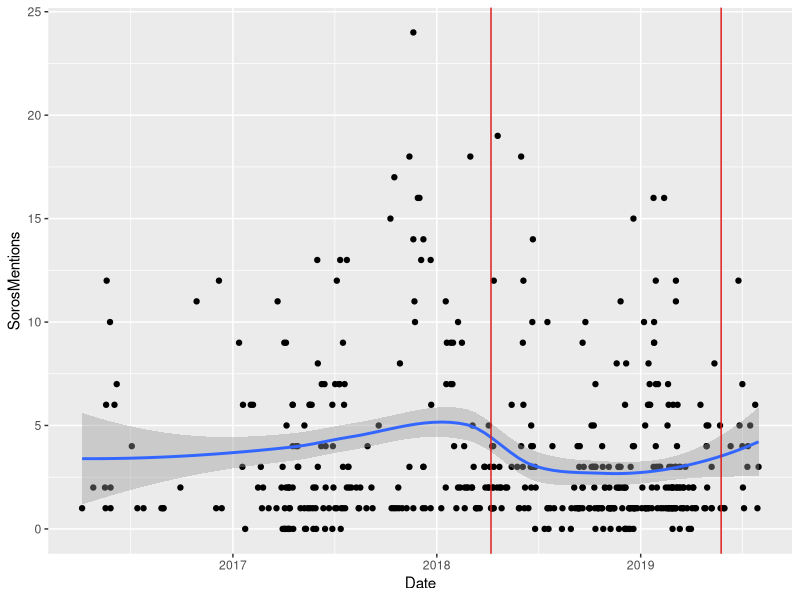
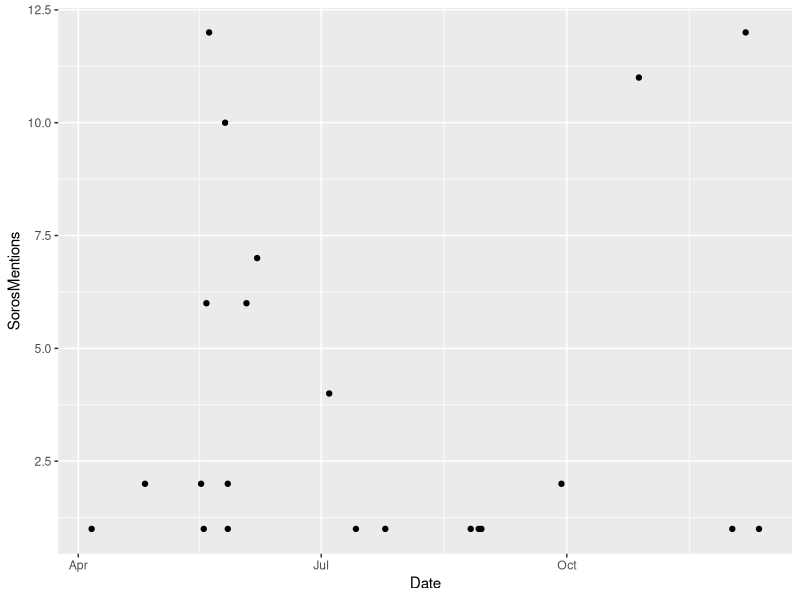
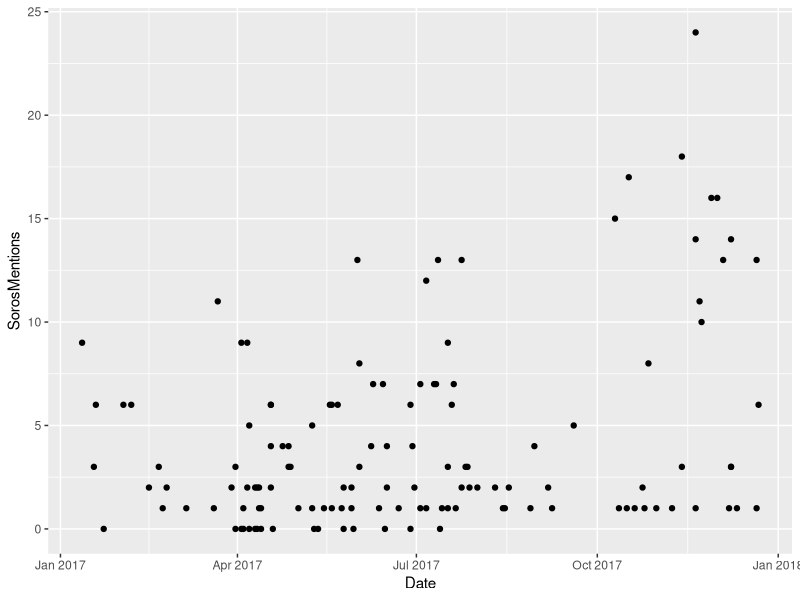
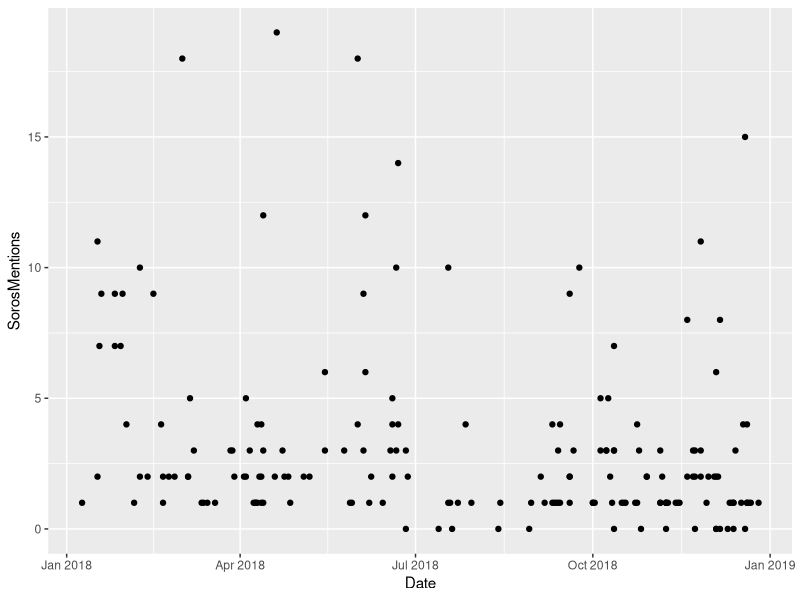
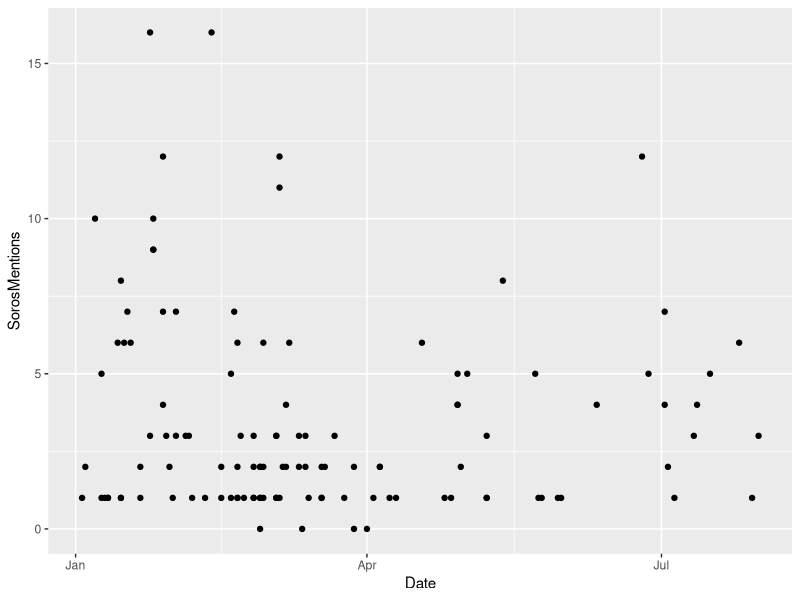
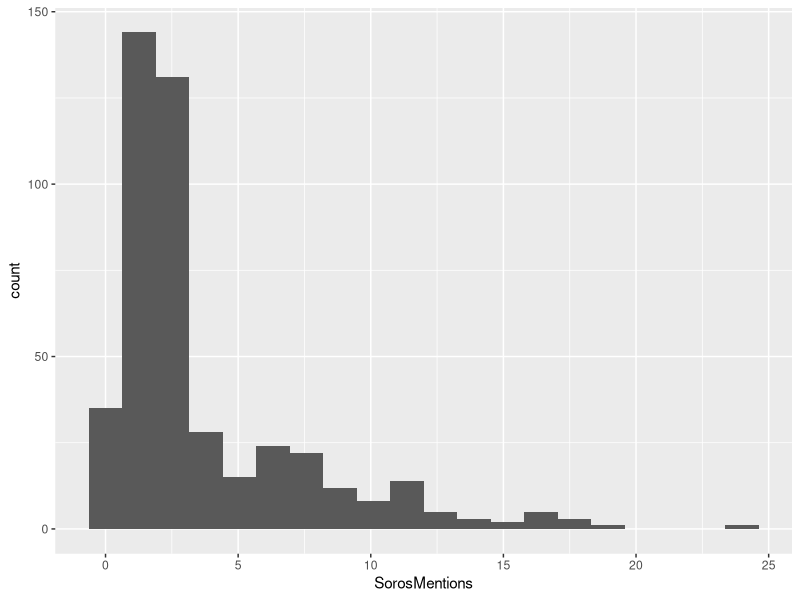
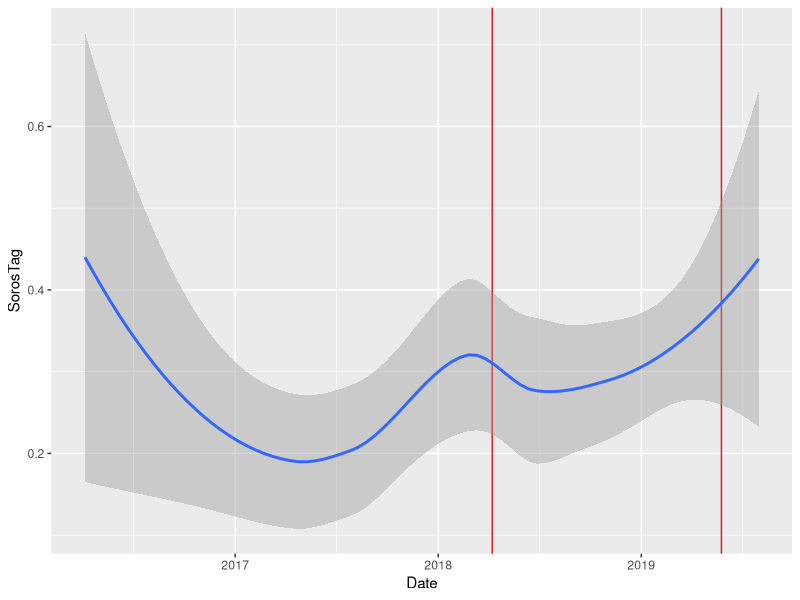
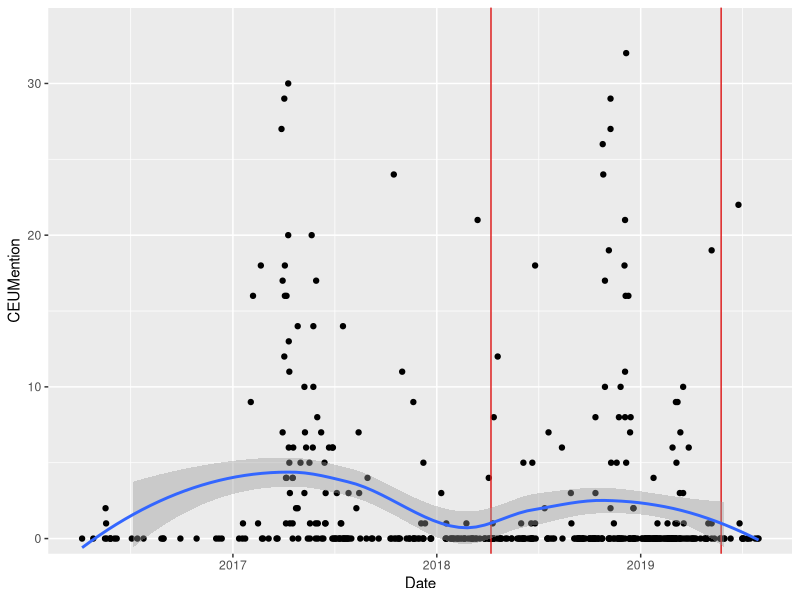

Recreate these plots in R, in order.
## ---- chunk 1
knitr::opts_chunk$set(echo = FALSE)

library(lubridate)
library(readxl)
library(scales)
library(tidyverse)
## ---- chunk 2
google <- read_xlsx("google.xlsx")
## ---- chunk 3
graph1 <- google %>% ggplot(aes(x = Month)) +
  geom_line(aes(y = sorosWW, color = "'Soros' Worldwide")) +
  geom_line(aes(y = sorosCyrWW, color = "Soros (Cyr.) Worldwide")) +
  geom_line(aes(y = sorosHU, color = "'Soros' Hungary")) +
  geom_line(aes(y = sorosUS, color = "'Soros' US")) +
  labs(title = "Google Trends for 'Soros' Search Terms Over Time",
       caption = "Scale of 1-100 on Y axis determined by Google; numbers relative to each other over time.",
       y = "Relative Search Frequency",
       x = "Time",
       color = "Search Term")
## ---- chunk 4
pdf("graph1.pdf", width = 10, height = 4)
graph1
dev.off()
## ---- chunk 5
stats <- read_xlsx("stats.xlsx") %>%
  mutate(gdpPerCap = GDP/Population)
## ---- chunk 6
graph2 <- stats %>% ggplot(aes(x = Year, y = GDP)) +
  geom_line() +
  labs(title = "GDP Over Time",
       subtitle = "2008 marks beginning of uncertain economy for Hungary",
       y = "GDP in USD") +
  scale_x_continuous(breaks = c(1991, 1992, 1993, 1994, 1995, 1996, 1997, 1998, 1999, 2000, 2001, 2002, 2003, 2004, 2005, 2006, 2007, 2008, 2009, 2010, 2011, 2012, 2013, 2014, 2015, 2016, 2017, 2018)) +
  theme(axis.text.x = element_text(angle = 45, hjust = 1))
## ---- chunk 7
pdf("graph2.pdf", width = 7, height = 5)
graph2
dev.off()
## ---- chunk 8
graph3 <- stats %>% ggplot(aes(x = Year, y = Population)) +
  geom_line() +
  scale_y_continuous(labels = comma) +
  scale_x_continuous(breaks = c(1991, 1992, 1993, 1994, 1995, 1996, 1997, 1998, 1999, 2000, 2001, 2002, 2003, 2004, 2005, 2006, 2007, 2008, 2009, 2010, 2011, 2012, 2013, 2014, 2015, 2016, 2017, 2018)) +
  theme(axis.text.x = element_text(angle = 45, hjust = 1)) +
  labs(title = "Population Over Time",
        subtitle = "Declining population a demographic crisis; likely a moderate contributor to social panic")
## ---- chunk 9
pdf("graph3.pdf", width = 7, height = 5)
graph3
dev.off()
## ---- chunk 10
graph4 <- stats %>% ggplot(aes(x = Year, y = Population)) +
  geom_line() +
  scale_y_continuous(labels = comma) +
  scale_x_continuous(breaks = c(1991, 1992, 1993, 1994, 1995, 1996, 1997, 1998, 1999, 2000, 2001, 2002, 2003, 2004, 2005, 2006, 2007, 2008, 2009, 2010, 2011, 2012, 2013, 2014, 2015, 2016, 2017, 2018)) +
  theme(axis.text.x = element_text(angle = 45, hjust = 1)) +
  labs(title = "Population Over Time",
        subtitle = "Declining population a demographic crisis; likely a moderate contributor to social panic", caption = "Y axis origin forced to 0.") +
  expand_limits(y = 0)
## ---- chunk 11
pdf("graph4.pdf", width = 7, height = 5)
graph4
dev.off()
## ---- chunk 12
graph5 <- stats %>% ggplot(aes(x = Year, y = gdpPerCap)) +
  geom_line() +
  labs(title = "GDP Per Capita Over Time",
       subtitle = "Decline in population does not strongly affect GDP trend.",
       y = "GDP Per Capita in USD") +
  scale_y_continuous(labels = comma) +
  scale_x_continuous(breaks = c(1991, 1992, 1993, 1994, 1995, 1996, 1997, 1998, 1999, 2000, 2001, 2002, 2003, 2004, 2005, 2006, 2007, 2008, 2009, 2010, 2011, 2012, 2013, 2014, 2015, 2016, 2017, 2018)) +
  theme(axis.text.x = element_text(angle = 45, hjust = 1))
## ---- chunk 13
pdf("graph5.pdf", width = 7, height = 5)
graph5
dev.off()
## ---- chunk 14
google2 <- read_xlsx("google2.xlsx")
## ---- chunk 15
# graph6 <- google2 %>% ggplot(aes(x = Month)) +
#   geom_line(aes(y = OSFww, color = "'Open Society Foundations' Worldwide")) +
#   geom_line(aes(y = OSFus, color = "'Open Society Foundations' US")) +
#   geom_line(aes(y = OSFruWW, color = "Open Society Foundations (Russian) Russia")) +
#   geom_line(aes(y = OSUhuENG, color = "'Open Society Foundations' Hungary")) +
#   labs(title = "Google Trends for 'Soros' Search Terms Over Time",
#        caption = "Scale of 1-100 on Y axis determined by Google; numbers relative to each other over time. All search terms in English unless denoted otherwise.",
#        y = "Relative Search Frequency",
#        x = "Time",
#        color = "Search Term")

# This is commented out because I'm not using this graph; it's really messy. But in case you want it, here it is.
## ---- chunk 16
graph7 <- google2 %>% ggplot(aes(x = Month)) +
  geom_line(aes(y = OSFww)) +
  labs(title = "Google Trends for 'Open Society Foundations' Search Term: Worldwide",
       caption = "Scale of 1-100 on Y axis determined by Google; numbers relative to each other over time.
       Search term was 'Open Society Foundations' in English and worldwide.",
       y = "Relative Search Frequency",
       x = "Time")
## ---- chunk 17
pdf("graph7.pdf", width = 10, height = 4)
graph7
dev.off()
## ---- chunk 18
graph8 <- google2 %>% ggplot(aes(x = Month)) +
  geom_line(aes(y = OSFus)) +
  labs(title = "Google Trends for 'Open Society Foundations' Search Term: US",
       caption = "Scale of 1-100 on Y axis determined by Google; numbers relative to each other over time.
       Search term was 'Open Society Foundations' in English and in the US.",
       y = "Relative Search Frequency",
       x = "Time")
## ---- chunk 19
pdf("graph8.pdf", width = 10, height = 4)
graph8
dev.off()
## ---- chunk 20
# I'm pretty sure graphs 9 and 10 are the same, but I didn't delete on because I'm not entirely sure.

graph9 <- google2 %>% ggplot(aes(x = Month)) +
  geom_line(aes(y = OSFruWW)) +
  labs(title = "Google Trends for Open Society Foundations (Russian) Search Term: Worldwide",
       caption = "Scale of 1-100 on Y axis determined by Google; numbers relative to each other over time.
       Search term was 'Open Society Foundations' in Russian and worldwide.",
       y = "Relative Search Frequency",
       x = "Time")
## ---- chunk 21
pdf("graph9.pdf", width = 10, height = 4)
graph9
dev.off()
## ---- chunk 22
graph10 <- google2 %>% ggplot(aes(x = Month)) +
  geom_line(aes(y = OSFruWW)) +
  labs(title = "Google Trends for Open Society Foundations (Russian) Search Term: Worldwide",
       caption = "Scale of 1-100 on Y axis determined by Google; numbers relative to each other over time.
       Search term was 'Open Society Foundations' in Russian and worldwide.",
       y = "Relative Search Frequency",
       x = "Time")
## ---- chunk 23
pdf("graph10.pdf", width = 10, height = 4)
graph10
dev.off()
## ---- chunk 24
graph11 <- google2 %>% ggplot(aes(x = Month)) +
  geom_line(aes(y = OSUhuENG)) +
  labs(title = "Google Trends for 'Open Society Foundations' Search Term: Hungary",
       caption = "Scale of 1-100 on Y axis determined by Google; numbers relative to each other over time.
       Search term was 'Open Society Foundations' in English and in Hungary.",
       y = "Relative Search Frequency",
       x = "Time")
## ---- chunk 25
pdf("graph11.pdf", width = 10, height = 4)
graph11
dev.off()
## ---- chunk 26
google3 <- read_xlsx("google3.xlsx")
## ---- chunk 27
graph12 <- google3 %>% ggplot(aes(x = Month)) +
  geom_line(aes(y = CEUruWW)) +
  labs(title = "Google Trends for Central European University (Russian) Search Term: Worldwide",
       caption = "Scale of 1-100 on Y axis determined by Google; numbers relative to each other over time.
       Search term was Central European University in Russian and worldwide.",
       y = "Relative Search Frequency",
       x = "Time")
## ---- chunk 28
pdf("graph12.pdf", width = 10, height = 4)
graph12
dev.off()
## ---- chunk 29
graph13 <- google3 %>% ggplot(aes(x = Month)) +
  geom_line(aes(y = CEUruNDww)) +
  labs(title = "Google Trends for Central European University (Russian, No Dash) Search Term: Worldwide",
       caption = "Scale of 1-100 on Y axis determined by Google; numbers relative to each other over time.
       Search term was 'Central European University' in Russian and worldwide.
       The original Russian term contains a dash that was omitted for this version.",
       y = "Relative Search Frequency",
       x = "Time")
## ---- chunk 30
pdf("graph13.pdf", width = 10, height = 4)
graph13
dev.off()
## ---- chunk 31
graph14 <- google3 %>% ggplot(aes(x = Month)) +
  geom_line(aes(y = CEUhu)) +
  labs(title = "Google Trends for Central European University (Hungarian) Search Term: Hungary",
       caption = "Scale of 1-100 on Y axis determined by Google; numbers relative to each other over time.
       Search term was Central European University in Hungarian and in Hungary.",
       y = "Relative Search Frequency",
       x = "Time")
## ---- chunk 32
pdf("graph14.pdf", width = 10, height = 4)
graph14
dev.off()
## ---- chunk 33
graph15 <- google3 %>% ggplot(aes(x = Month)) +
  geom_line(aes(y = CEUhuNA)) +
  labs(title = "Google Trends for Central European University (Hungarian, No Diacritics) Search Term: Hungary",
       caption = "Scale of 1-100 on Y axis determined by Google; numbers relative to each other over time.
       Search term was Central European University in Hungarian and in Hungary.
       The original Hungarian term contains diacritics that were omitted for this version.",
       y = "Relative Search Frequency",
       x = "Time")
## ---- chunk 34
pdf("graph15.pdf", width = 10, height = 4)
graph15
dev.off()
## ---- chunk 35
graph16 <- google3 %>% ggplot(aes(x = Month)) +
  geom_line(aes(y = CEUhuENG)) +
  labs(title = "Google Trends for 'Central European University' Search Term: Hungary",
       caption = "Scale of 1-100 on Y axis determined by Google; numbers relative to each other over time.
       Search term was Central European University in English and in Hungary.",
       y = "Relative Search Frequency",
       x = "Time")
## ---- chunk 36
pdf("graph16.pdf", width = 10, height = 4)
graph16
dev.off()
## ---- chunk 37
graph17 <- google3 %>% ggplot(aes(x = Month)) +
  geom_line(aes(y = CEUus)) +
  labs(title = "Google Trends for 'Central European University' Search Term: US",
       caption = "Scale of 1-100 on Y axis determined by Google; numbers relative to each other over time.
       Search term was Central European University in English and in the US.",
       y = "Relative Search Frequency",
       x = "Time")
## ---- chunk 38
pdf("graph17.pdf", width = 10, height = 4)
graph17
dev.off()
## ---- chunk 39
graph18 <- google3 %>% ggplot(aes(x = Month)) +
  geom_line(aes(y = CEUww)) +
  labs(title = "Google Trends for 'Central European University' Search Term: Worldwide",
       caption = "Scale of 1-100 on Y axis determined by Google; numbers relative to each other over time.
       Search term was Central European University in English and Worldwide.",
       y = "Relative Search Frequency",
       x = "Time")
## ---- chunk 40
pdf("graph18.pdf", width = 10, height = 4)
graph18
dev.off()
## ---- chunk 41
# The following four graphs are Graph 1 parsed out to be four individual graphs. They also reflect updated data that contains May 2020 (and relative adjustments thereto.)
## ---- chunk 42
graph19 <- google %>% ggplot(aes(x = Month)) +
  geom_line(aes(y = sorosWW)) +
  labs(title = "Google Trends for 'Soros' Search Term: Worldwide",
       caption = "Scale of 1-100 on Y axis determined by Google; numbers relative to each other over time.
       Search term was Soros in Latin letters and worldwide.",
       y = "Relative Search Frequency",
       x = "Time")
## ---- chunk 43
pdf("graph19.pdf", width = 10, height = 4)
graph19
dev.off()
## ---- chunk 44
graph20 <- google %>% ggplot(aes(x = Month)) +
    geom_line(aes(y = sorosCyrWW)) +
  labs(title = "Google Trends for Soros (Cyr.) Search Term: Worldwide",
       caption = "Scale of 1-100 on Y axis determined by Google; numbers relative to each other over time.
       Search term was Soros in Cyrillic letters and worldwide.",
       y = "Relative Search Frequency",
       x = "Time")
## ---- chunk 45
pdf("graph20.pdf", width = 10, height = 4)
graph20
dev.off()
## ---- chunk 46
graph21 <- google %>% ggplot(aes(x = Month)) +
    geom_line(aes(y = sorosHU)) +
  labs(title = "Google Trends for 'Soros' Search Term: Hungary",
       caption = "Scale of 1-100 on Y axis determined by Google; numbers relative to each other over time.
       Search term was Soros in Latin letters and in Hungary.",
       y = "Relative Search Frequency",
       x = "Time")
## ---- chunk 47
pdf("graph21.pdf", width = 10, height = 4)
graph21
dev.off()
## ---- chunk 48
graph22 <- google %>% ggplot(aes(x = Month)) +
      geom_line(aes(y = sorosUS)) +
  labs(title = "Google Trends for 'Soros' Search Term: US",
       caption = "Scale of 1-100 on Y axis determined by Google; numbers relative to each other over time.
       Search term was Soros in Latin letters and in the US.",
       y = "Relative Search Frequency",
       x = "Time")
## ---- chunk 49
pdf("graph22.pdf", width = 10, height = 4)
graph22
dev.off()
## ---- chunk 50
# Loading in data from Hungary Today. This is the R friendly version, so it should have no quotation marks or diacritics in the character cells.

htdirty <- read_xlsx("HTRfri.xlsx")

# The tics were coming from spaces in the column names. I also unfroze the top row and unbolded the font. I deleted the URL column as well. It still exists in the Google Sheets version of this dataset online.
## ---- chunk 51
ht <- htdirty %>%
  mutate(Date = as_date(Date))

# for whatever reason, after messing around with the data some, it decided to randomly cast the Date columns as posixct. I converted it to Dates class here.

graph23 <- ht %>%
  ggplot(aes(x = Date, y = SorosMentions)) +
  geom_point() +
  geom_smooth(method = "loess") +
  geom_vline(colour="#DD1C1C", xintercept=as.numeric(ht$Date[c(189, 438)]))

graph23
## ---- chunk 52
htmini <- ht %>%
  mutate(Year = year(Date)) %>%
  filter(Year == 2016)

graph24 <- htmini %>%
  ggplot(aes(x = Date)) +
  geom_point(aes(y = SorosMentions))

graph24
## ---- chunk 53
htmini2 <- ht %>%
  mutate(Year = year(Date)) %>%
  filter(Year == 2017)

graph25 <- htmini2 %>%
  ggplot(aes(x = Date)) +
  geom_point(aes(y = SorosMentions))

graph25
## ---- chunk 54
htmini3 <- ht %>%
  mutate(Year = year(Date)) %>%
  filter(Year == 2018)

graph26 <- htmini3 %>%
  ggplot(aes(x = Date)) +
  geom_point(aes(y = SorosMentions))

graph26
## ---- chunk 55
htmini4 <- ht %>%
  mutate(Year = year(Date)) %>%
  filter(Year == 2019)

graph27 <- htmini4 %>%
  ggplot(aes(x = Date)) +
  geom_point(aes(y = SorosMentions))

graph27
## ---- chunk 56
# Dist of SorosMentions

graph28 <- ht %>%
  ggplot(aes(x = SorosMentions)) +
  geom_histogram(bins = 20)

graph28
## ---- chunk 57
graph29 <- ht %>%
  ggplot(aes(x = Date, y = SorosTag)) +
  geom_vline(colour="#DD1C1C", xintercept=ht$Date[c(189, 438)]) +
  # Please note the numbers above correspond to dates that special events occured, but not necessarily the actual news story I use to cite them in or the HT news story that discusses that event.
  geom_smooth(method = "loess")

graph29
## ---- chunk 58
graph30 <- ht %>%
  ggplot(aes(x = Date, y = CEUMention)) +
  geom_point() +
  geom_vline(colour="#DD1C1C", xintercept=as.numeric(ht$Date[c(189, 438)])) +
  geom_smooth(method = "loess") +
  scale_y_continuous(expand = c(0, 0), limits = c(-1, 35))

graph30
## ---- chunk 59
graph31 <- ht %>%
  ggplot(aes(x = Date, y = CEUTag)) +
  geom_vline(colour="#DD1C1C", xintercept=ht$Date[c(189, 438)]) +
  geom_smooth(method = "loess")

graph31
## ---- chunk 60
graph32 <- ht %>%
  ggplot(aes(x = Date, y = Event)) +
  geom_smooth(method = "loess") +
  geom_vline(colour="#DD1C1C", xintercept=ht$Date[c(189, 438)])

graph32
## ---- chunk 61
graph33 <- ht %>%
  ggplot(aes(x = Date, y = OSF)) +
  geom_smooth(method = "loess") +
  geom_vline(colour="#DD1C1C", xintercept=ht$Date[c(189, 438)])

graph33
## ---- chunk 62
graph34 <- ht %>%
  ggplot(aes(x = Date, y = StopSoros)) +
  geom_smooth(method = "loess") +
  geom_vline(colour="#DD1C1C", xintercept=ht$Date[c(189, 438)])

graph34
## ---- chunk 63
graph35 <- ht %>%
  ggplot(aes(x = Date, y = Elections)) +
  geom_smooth(method = "loess") +
  geom_vline(colour="#DD1C1C", xintercept=ht$Date[c(189, 438)])

graph35
## ---- chunk 64
graph36 <- ht %>%
  ggplot(aes(x = Date, y = Event)) +
  geom_smooth(method = "loess") +
  geom_vline(colour="#DD1C1C", xintercept=ht$Date[c(189, 438)]) +
  geom_vline(colour="#1D8234", xintercept=ht$Date[c(40, 50, 92, 126, 151, 163, 208, 234, 289, 374, 391, 401, 422)])
# Please note the numbers above correspond to dates that special events occured, but not necessarily the actual news story I use to cite them in or the HT news story that discusses that event.
graph36
## ---- chunk 65
graph37 <- ht %>%
  ggplot(aes(x = Date, y = SorosMentions)) +
  geom_point() +
  geom_smooth(method = "loess") +
  geom_vline(colour="#DD1C1C", xintercept=as.numeric(ht$Date[c(189, 438)])) +
  geom_vline(colour="#1D8234", xintercept=ht$Date[c(40, 50, 92, 126, 151, 163, 208, 234, 289, 374, 391, 401, 422)])

graph37
## ---- chunk 66
# summing SorosMentions values by date

graph38 <- ht %>% 
  group_by(Date) %>% 
  summarise(Mentions = sum(SorosMentions)) %>%
  ggplot(aes(x = Date, y = Mentions)) +
  geom_point() +
  geom_smooth(method = "loess") +
  # I originally recalculated the line placement numbers to fit the grouped data, but I actually needed my original numbers weirdly enough.
  geom_vline(colour="#DD1C1C", xintercept=as.numeric(ht$Date[c(189, 428)]))
## ---- chunk 67
# Reading in updated data from separate Excel file

htdirty2 <- read_xlsx("HTRfri2.xlsx")

ht2 <- htdirty2 %>%
  mutate(Date = as_date(Date))
## ---- chunk 68
graph39 <- ht2 %>%
  ggplot(aes(x = Date, y = Terrorism)) +
  geom_point() +
  scale_y_continuous(expand = c(0, 0), limits = c(-0.1, 2)) +
  labs(title = "News Articles Mentioning Terrorism", subtitle = "Articles selected from Hungary Today", caption = "Point position at 1 denotes the article mentioned terrorism. Position at 0 denotes absence of the term.
  Vertical lines denote Hungarian (Apr. 2018) and European Parliament (May 2019) elections.
       N = 453.", y = "Binary Presence/Absence of Term", x = "Article Publishing Date") +
  geom_vline(colour="#DD1C1C", xintercept=as.numeric(ht$Date[c(189, 428)]))
  

graph39
## ---- chunk 69
pdf("graph39.pdf", width = 6, height = 4)
graph39
dev.off()
## ---- chunk 70
graph40 <- ht2 %>%
  ggplot(aes(x = Date, y = Immigration)) +
  geom_point() +
  scale_y_continuous(expand = c(0, 0), limits = c(-0.1, 2)) +
  labs(title = "News Articles Mentioning Immigration", subtitle = "Articles selected from Hungary Today", caption = "Point position at 1 denotes the article mentioned immigration. Position at 0 denotes absence of the term.
  Vertical lines denote Hungarian (Apr. 2018) and European Parliament (May 2019) elections.
  Curve fit to show trend in data.
       N = 453.", y = "Binary Presence/Absence of Term", x = "Article Publishing Date") +
  geom_smooth(method = "loess") +
  geom_vline(colour="#DD1C1C", xintercept=as.numeric(ht$Date[c(189, 428)]))
  

graph40
## ---- chunk 71
pdf("graph40.pdf", width = 6, height = 4)
graph40
dev.off()
## ---- chunk 72
graph41 <- ht2 %>%
  ggplot(aes(x = Date, y = Islamophobia)) +
  geom_point() +
  scale_y_continuous(expand = c(0, 0), limits = c(-0.1, 2)) +
  labs(title = "News Articles Mentioning Islamophobia", subtitle = "Articles selected from Hungary Today", caption = "Point position at 1 denotes the article mentioned Islamophobic statements.
  Position at 0 denotes absence of the term.
  Vertical lines denote Hungarian (Apr. 2018) and European Parliament (May 2019) elections.
       N = 453.", y = "Binary Presence/Absence of Term", x = "Article Publishing Date") +
  geom_vline(colour="#DD1C1C", xintercept=as.numeric(ht$Date[c(189, 428)]))
  

graph41
## ---- chunk 73
pdf("graph41.pdf", width = 6, height = 4)
graph41
dev.off()
## ---- chunk 74
graph42 <- ht2 %>%
  ggplot(aes(x = Date, y = Christianity)) +
  geom_point() +
  scale_y_continuous(expand = c(0, 0), limits = c(-0.1, 2)) +
  labs(title = "News Articles Mentioning Christianity", subtitle = "Articles selected from Hungary Today", caption = "Point position at 1 denotes the article mentioned Christianity. Position at 0 denotes absence of the term.
  Vertical lines denote Hungarian (Apr. 2018) and European Parliament (May 2019) elections.
       N = 453.", y = "Binary Presence/Absence of Term", x = "Article Publishing Date") +
  geom_vline(colour="#DD1C1C", xintercept=as.numeric(ht$Date[c(189, 428)]))
  

graph42
## ---- chunk 75
pdf("graph42.pdf", width = 6, height = 4)
graph42
dev.off()
## ---- chunk 76
# Reading in updated data that contains variables for mentions of the EU, the "Soros network," and both (EUSN).

htdirty3 <- read_xlsx("HTRfri3.xlsx")

ht3 <- htdirty3 %>%
  mutate(Date = as_date(Date))
## ---- chunk 77
graph43 <- ht3 %>%
  ggplot(aes(x = Date, y = EUSN)) +
  geom_point() +
  scale_y_continuous(expand = c(0, 0), limits = c(-0.1, 2)) +
  labs(title = "News Articles Mentioning Both the EU and the Soros Network", subtitle = "Articles selected from Hungary Today", caption = "Point position at 1 denotes the article mentioned both terms.
  Position at 0 denotes absence of one or both of the terms.
  Vertical lines denote Hungarian (Apr. 2018) and European Parliament (May 2019) elections.
       N = 453.", y = "Binary Presence/Absence of Terms", x = "Article Publishing Date") +
  geom_smooth(method = "loess") +
  geom_vline(colour="#DD1C1C", xintercept=as.numeric(ht$Date[c(189, 428)]))

graph43
## ---- chunk 78
pdf("graph43.pdf", width = 6, height = 4)
graph43
dev.off()
## ---- chunk 79
graph44 <- ht3 %>%
  ggplot(aes(x = Date, y = SorosNetwork)) +
  geom_point() +
  scale_y_continuous(expand = c(0, 0), limits = c(-0.1, 2)) +
  labs(title = "News Articles Mentioning the Soros Network", subtitle = "Articles selected from Hungary Today", caption = "Point position at 1 denotes the article mentioned the so-called Soros network.
  Position at 0 denotes absence of the term.
  Vertical lines denote Hungarian (Apr. 2018) and European Parliament (May 2019) elections.
       N = 453.", y = "Binary Presence/Absence of Term", x = "Article Publishing Date") +
  geom_smooth(method = "loess") +
  geom_vline(colour="#DD1C1C", xintercept=as.numeric(ht$Date[c(189, 428)]))

graph44
## ---- chunk 80
pdf("graph44.pdf", width = 6, height = 4)
graph44
dev.off()
